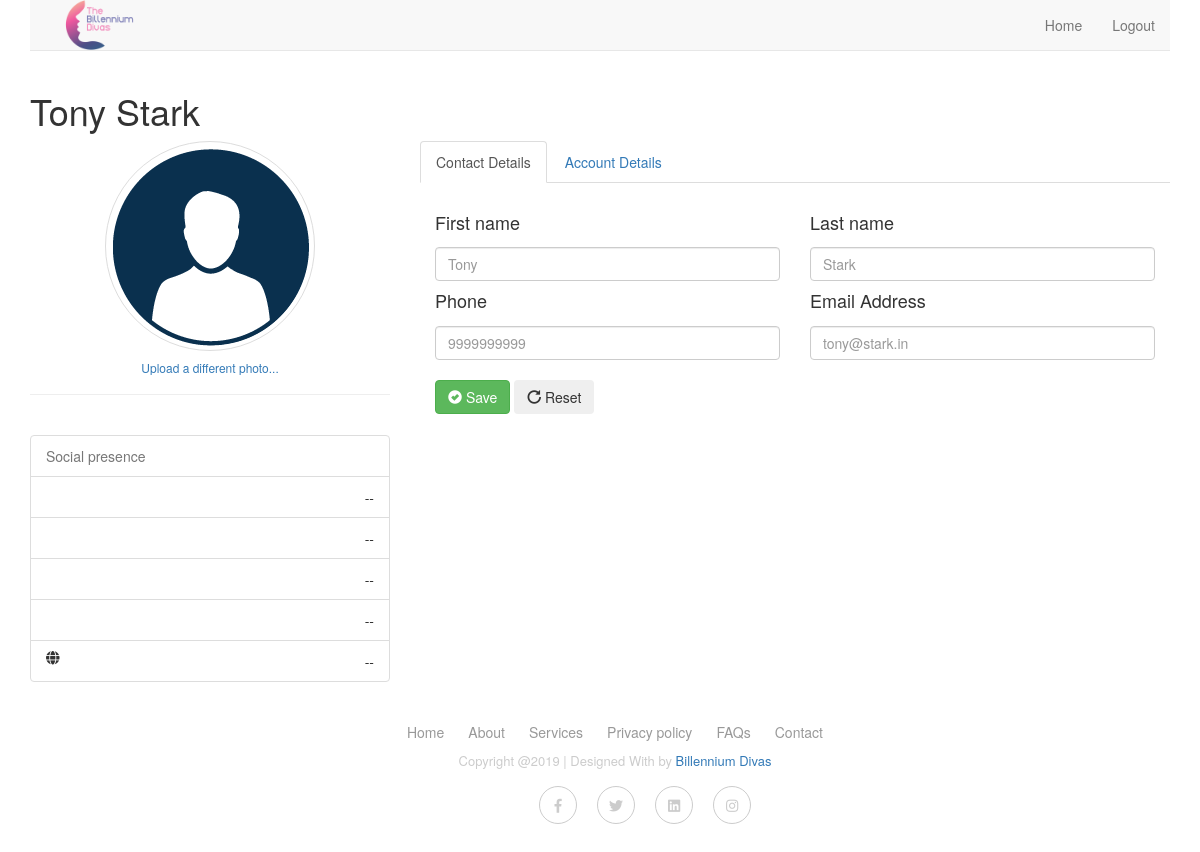
The page /Investor/indi/account.php (signed in) on the database as committed earlier.
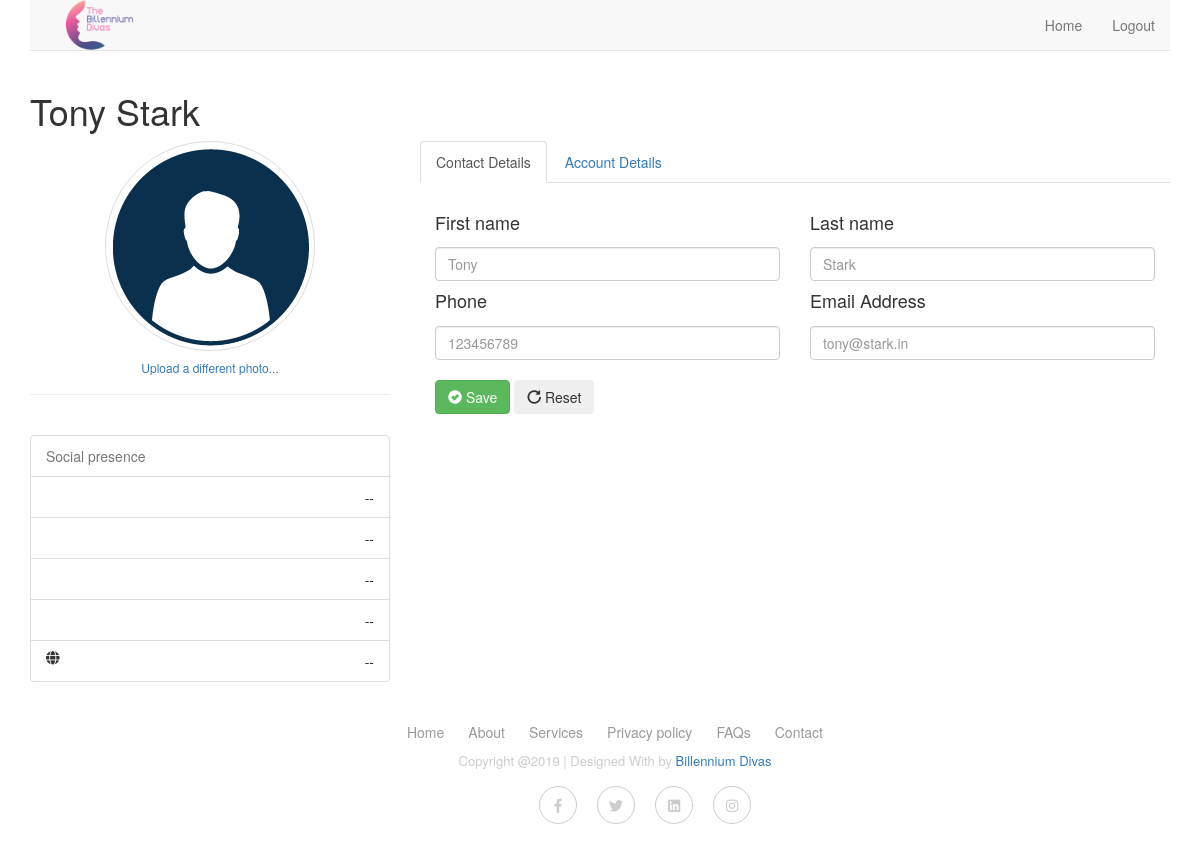
The same page on the database as committed later.
### tables this page shows
CREATE TABLE `inv_details` (
  `InvID` varchar(20) NOT NULL,
  `CName` varchar(200) DEFAULT NULL,
  `FName` varchar(200) NOT NULL,
  `LName` varchar(200) NOT NULL,
  `Email` varchar(200) NOT NULL,
  `Phone` varchar(200) NOT NULL,
  `Website` varchar(200) DEFAULT NULL,
  `City` varchar(200) NOT NULL,
  `State` varchar(200) NOT NULL,
  `Country` varchar(200) NOT NULL,
  `AvgInvestment` varchar(200) NOT NULL,
  `Type` varchar(50) NOT NULL
);

### Investor/indi/account.php (the view, shortened to what the changed rows need)
<?php
    require('../../server.php');
    $id = $_SESSION['InvID'];
    $qu = "SELECT * FROM inv_details WHERE InvID = '$id'";
	$results = mysqli_query($db, $qu);
	$row = mysqli_fetch_assoc($results);
    $FName = $row['FName'];
    $LName = $row['LName'];
    $Email = $row['Email'];
	$Phone = $row['Phone'];
?>
<html>
<head>
    <link rel="stylesheet" href="https://maxcdn.bootstrapcdn.com/bootstrap/3.3.7/css/bootstrap.min.css">
    <link rel="stylesheet" href="https://cdnjs.cloudflare.com/ajax/libs/font-awesome/4.7.0/css/font-awesome.min.css">
</head>
<body>
    <div class="container bootstrap snippet">
        <div class="row">
            <div class="col-sm-10"><h1><?=$FName,' ', $LName?></h1></div>
        </div>
        <div class="row">
    	<div class="col-sm-8">
          <div class="tab-content">
            <div class="tab-pane active" id="contact">
                  <form class="form" action="##" method="post" id="contactForm" name="contactForm">
                      <div class="form-group">
                          <div class="col-xs-6">
                              <label for="first_name"><h4>First name</h4></label>
                              <input type="text" class="form-control" name="first_name" id="first_name" placeholder="<?=$FName?>" title="Enter your first name">
                          </div>
                      </div>
                      <div class="form-group">
                          <div class="col-xs-6">
                            <label for="last_name"><h4>Last name</h4></label>
                              <input type="text" class="form-control" name="last_name" id="last_name" placeholder="<?=$LName?>" title="Enter your last name">
                          </div>
                      </div>
                      <div class="form-group">
                          <div class="col-xs-6">
                              <label for="phone"><h4>Phone</h4></label>
                              <input type="text" class="form-control" name="phone" id="phone" placeholder="<?=$Phone?>" title="Enter your phone number">
                          </div>
                      </div>
                      <div class="form-group">
                          <div class="col-xs-6">
                             <label for="mobile"><h4>Email Address</h4></label>
                              <input type="text" class="form-control" name="email" id="email" placeholder="<?=$Email?>" title="Enter your email address">
                          </div>
                      </div>
              	</form>
             </div>
            </div>
        </div>
    </div>
    <?php include('../../include/footer/footersmall.php')?>
</body>
</html>

Rows that differ between the two databases and show on the page:
changed inv_details "Tony": phone "9999999999" → "123456789"
